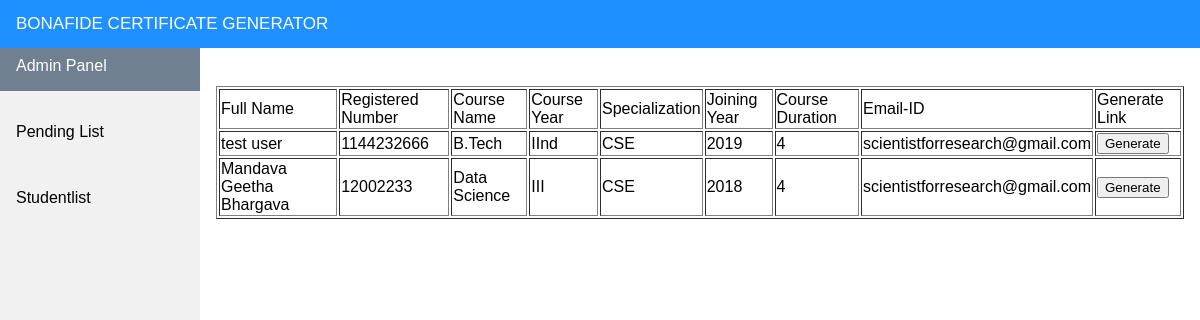
Screenshot of /pendinglist (signed in) with the database file from the repository.
### tables this page shows
CREATE TABLE certificateissuelist(fullname text NOT NULL,registeredno text PRIMARY KEY,coursename text NOT NULL,courseyear text NOT NULL,specialization text NOT NULL,joiningyear text NOT NULL,courseduration text NOT NULL,  emailid text NOT NULL);

### app.py (the view)
@app.route("/pendinglist")
@login_required
def pendinglist():
    try:
        if session['is_admin'] == True:
            con = sql.connect("database.db")
            con.row_factory = sql.Row
            cur = con.cursor()
            cur.execute("SELECT * FROM certificateissuelist")
            rows = cur.fetchall()
            return render_template('pendinglist.html',rows = rows)
        else:
            return render_template('index.html')
    except:
        return "<h1>Error , Oops Server Error</h1>"

### app.py (called while the page is built)
def login_required(f):
    @wraps(f)
    def wrap(*args, **kwargs):
        if 'loggedin' in session:
            return f(*args, **kwargs)
        else:
            flash(u'You need to login first','danger')
            return render_template("index.html")
    return wrap

### templates/pendinglist.html (shortened to what this page needs)
<head>
</head>
<body>
<link rel="stylesheet" href="https://cdnjs.cloudflare.com/ajax/libs/font-awesome/4.7.0/css/font-awesome.min.css">
<div class="sidebar">
  <p><a class = "active" href="{{ url_for('adminpanel')}}" >Admin Panel</a></p>
  <p><a href="{{ url_for('pendinglist')}}">Pending List</a></p>
  <p><a href="{{ url_for('studentlist')}}">Studentlist</a></p>
</div>
  <div class="topnav" style="background-color:dodgerblue">
      <a class="active" href="#" style="color:white;">BONAFIDE CERTIFICATE GENERATOR</a>
    </div>
<div class="content" align="center" style="padding-top:50px">
  <div class="align-center"><br><br>
     <table border = 1 class= "table">
         <thead>
            <td>Full Name</td>
            <td>Registered Number</td>
            <td>Course Name</td>
            <td>Course Year</td>
            <td>Specialization</td>
            <td>Joining Year</td>
            <td>Course Duration</td>
            <td>Email-ID</td>
            <td>Generate Link</td>
         </thead>
         {% for row in rows %}
         <form action="{{ url_for('generate') }}" method="POST">
            <tr>
               <td name="fullname">{{row.fullname}}</td>
               <td name="rollno">{{row.registeredno}}</td>
               <td name="cname"> {{row.CourseName}}</td>
               <td name="cyear">{{row.courseyear}}</td>
               <td name="spztion">{{row.specialization}}</td>
               <td name="jyear">{{row.joiningyear}}</td>
               <td name="cduration">{{row.courseduration}}</td>
               <td name="emailid">{{row.emailid}}</td>
               <td><button align="center" name="rno" type="submit">Generate</button></td>
            </tr>
        </form>
         {% endfor %}
      </table>
  </div>
</div>
</body>

### templates/pendinglist.html (style rules this page uses)
* { box-sizing: border-box; }
body { margin: 0; font-family: Arial, Helvetica, sans-serif; }
.topnav { overflow: hidden; width: 1528px; position: fixed; background-color: #e9e9e9; }
.topnav a { float: left; display: block; color: black; text-align: center; padding: 14px 16px; text-decoration: none; font-size: 17px; }
.topnav a.active { background-color: dodgerblue; color: white; }
.sidebar { margin: 0; padding: 0; padding-top: 25px; width: 200px; background-color: #f1f1f1; position: fixed; height: 200%; overflow: auto; }
.sidebar a { display: block; color: black; padding: 16px; text-decoration: none; }
.sidebar a.active { background-color: slategrey; color: white; }
div.content { margin-left: 200px; padding: 1px 16px; height: 1000px; }

### rows the page displays
certificateissuelist: fullname "test user", registeredno "1144232666", CourseName "B.Tech", courseyear "IInd", specialization "CSE", joiningyear "2019", courseduration "4", emailid "scientistforresearch@gmail.com"
certificateissuelist: fullname "Mandava Geetha Bhargava", registeredno "12002233", CourseName "Data Science", courseyear "III", specialization "CSE", joiningyear "2018", courseduration "4", emailid "scientistforresearch@gmail.com"
